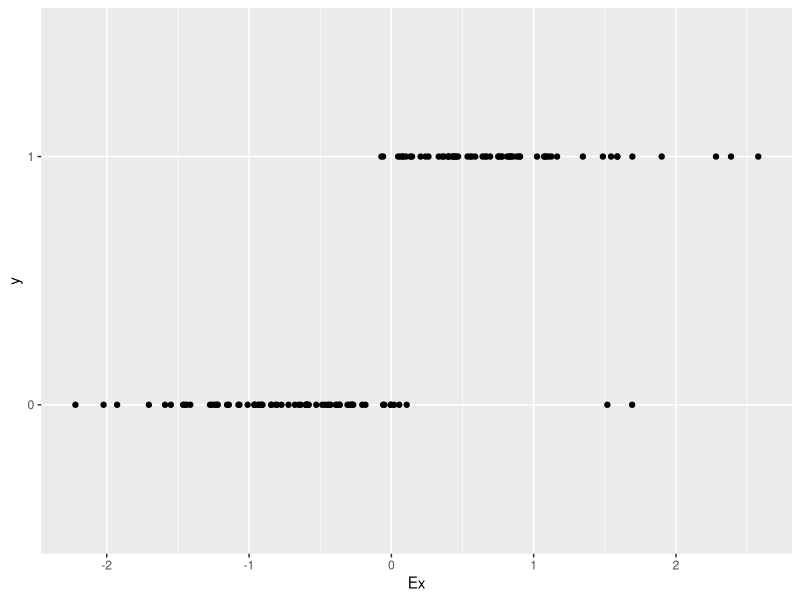

Source code (R): (Note: this script raises an error after producing the figure.)
# Functions optimization --------------------------------------------------

g_deviance <- function(nu, data_in) {
  print(nu)
  logLik(glm(y~.,family = binomial(Gosset(nu)),data = data_in, maxit = 100))
}

S<-function(x,s){ return  (1/(1+exp(-x/s)))}

n_obs <- 100
s <- 0.1
n_obs <- n_obs*1.3

alpha <- 0
beta1 <- 1
Sigma <- matrix(0, nrow = 1, ncol = 1)
diag(Sigma) <- 1
Ex <- cbind(MASS::mvrnorm(n_obs, rep(0, 1), Sigma))
eta1 <- alpha + as.matrix(Ex) %*% (beta1)
h_x_beta <- S(eta1,s)
# h_x_beta <- pt(eta1,s)
y <- rbinom(n = n_obs,size = 1,prob = h_x_beta)  
dat2 <- data.frame(y,Ex)
dat2$y <- as.factor(dat2$y)
dat3 <- dat2
n_out_f <- 2
outliers <- data.frame(y=rep(0,n_out_f),data.frame(MASS::mvrnorm(n = n_out_f, rep(2, 1), Sigma))) 
colnames(outliers) <- colnames(dat2)
dat3 <- rbind(dat2,outliers)
head(dat3)

library(ggplot2)
ggplot(data = dat3,mapping = aes(x=Ex,y=y))+
  geom_point()

a2 <- optimize(g_deviance, c(0.25, 1), maximum = T, dat3, tol = 0.1)
# undebug(optimize)
# a2$maximum
# a2$objective
# 
# lower <- 0.25
# upper <- 1
# 
# phi <- ((sqrt(5) - 1)/2)
# x_1 = lower + (1-phi)*(upper-lower) 
# 
# x_1
# 
# x_2 = lower + phi*(upper-lower)
# 
# 
# logLik(glm(y~.,family = binomial(Gosset(x_1)),data = dat3, maxit = 100))
# logLik(glm(y~.,family = binomial(Gosset(x_2)),data = dat3, maxit = 100))
# 
# 
# lower <- 0.25
# upper <- x_1
# 
# x_1 = lower + (1-phi)*(upper-lower) 
# x_1
# x_2 = lower + phi*(upper-lower)
# 
# logLik(glm(y~.,family = binomial(Gosset(x_1)),data = dat3, maxit = 100))
# logLik(glm(y~.,family = binomial(Gosset(x_2)),data = dat3, maxit = 100))
# 
# lower <- x_1
# upper <- 0.5364745
# 
# x_1 = lower + (1-phi)*(upper-lower) 
# x_1
# x_2 = lower + phi*(upper-lower)
# x_2
